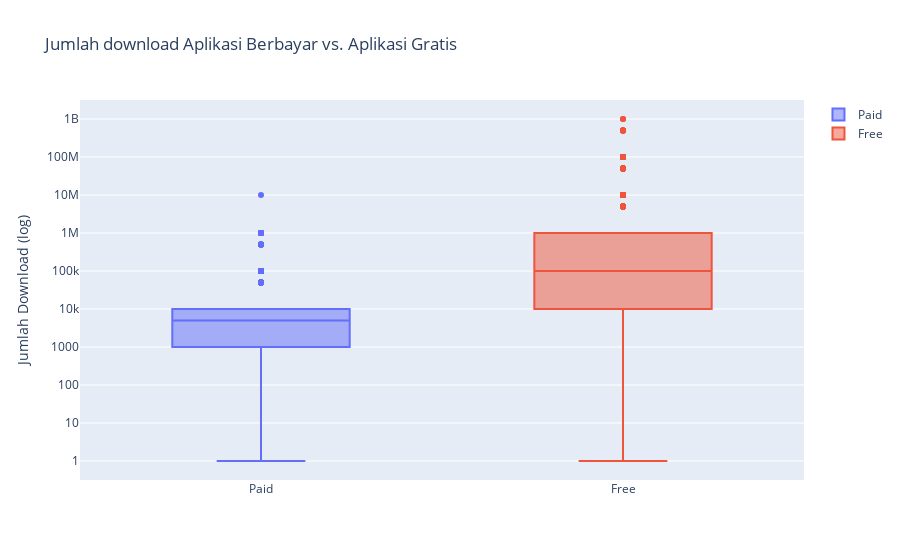

The notebook cell saved with this chart:
### Code cell
trace0 = go.Box(
    y = apps[apps['Type'] == "Paid"]['Installs'],
    name = 'Paid'
)

trace1 = go.Box(
    y = apps[apps['Type'] == "Free"]['Installs'],
    name = 'Free'
)

layout = go.Layout(
    title = "Jumlah download Aplikasi Berbayar vs. Aplikasi Gratis",
    yaxis = dict(title = "Jumlah Download (log)",
                type = 'log',
                autorange = True)
)

data = [trace0, trace1]
plotly.offline.iplot({'data': data, 'layout': layout})

### Figure 1 — Plotly figure (JSON) as saved in the notebook; plotly's stock layout.template omitted (floating-point values rounded to 4 significant figures; data arrays with more than 128 entries replaced by an {"elided": "..."} marker saying what was removed)
{"data": [{"name": "Paid", "type": "box", "y": {"elided": "539 int values"}}, {"name": "Free", "type": "box", "y": {"elided": "6482 int values"}}], "layout": {"title": {"text": "Jumlah download Aplikasi Berbayar vs. Aplikasi Gratis"}, "yaxis": {"autorange": true, "title": {"text": "Jumlah Download (log)"}, "type": "log"}}}
